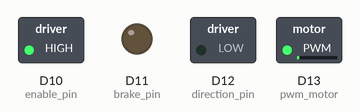
A program run on a simulated CircuitPython board. Shown: switched loads named in the program (green lamp = pin HIGH), output pins drawn as LEDs (lit = HIGH). What the program prints to the serial console is not drawn. At 1.1 s the program ends and the board releases its pins; the recording ends there.

Above: at 0.1 s.
Timing chart, 0 to 1.1 s (numbered marks = the images above):
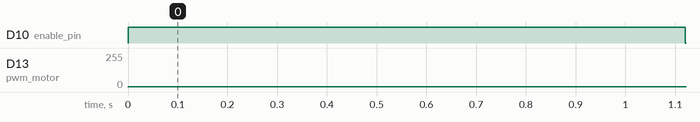

Measured:
- by itself, D10 (enable_pin): LOW → HIGH at 0.00 s, → LOW 1.1 s later
- by itself, D13 (pwm_motor): 0/255 → 1/255 at 0.00 s

The program:

code.py
```python
import time
import board
import pwmio
import digitalio

# Pin Definitions
enable_pin = digitalio.DigitalInOut(board.D10)
enable_pin.direction = digitalio.Direction.OUTPUT

brake_pin = digitalio.DigitalInOut(board.D11)
brake_pin.direction = digitalio.Direction.OUTPUT

direction_pin = digitalio.DigitalInOut(board.D12)
direction_pin.direction = digitalio.Direction.OUTPUT

pwm_motor = pwmio.PWMOut(board.D13, frequency=1000, duty_cycle=10, variable_frequency=True)

# Constants
MIN_SPEED = 100 # Hz
MAX_SPEED = 1000  # Hz
SPEED_STEP = 100   # Hz increment
RAMP_DELAY = .1     # Seconds


def print_motor_state(speed):
    print(f"PWM Frequency: {pwm_motor.frequency} Hz")
    print(f"Direction: {'Forward' if direction_pin.value else 'Reverse'}")
    print(f"Brake: {'Engaged' if not brake_pin.value else 'Released'}")
    print(f"Enable: {'ON' if enable_pin.value else 'OFF'}")
    print(f"Current Speed: {speed} Hz")
    print("--------------------------------")


def drive_motor():
    try:
        direction_pin.value = False  # Set direction forward
        enable_pin.value = True     # Enable motor
        brake_pin.value = False     # Release brake

        print_motor_state(MIN_SPEED)

        # Ramp up speed
        current_speed = MIN_SPEED
        while current_speed <= MAX_SPEED:
            pwm_motor.frequency = current_speed
            print_motor_state(current_speed)
            time.sleep(RAMP_DELAY)
            current_speed += SPEED_STEP

        # Ramp down speed
        while current_speed > 1000:
            current_speed -= SPEED_STEP
            pwm_motor.frequency = max(current_speed, 0)
            print_motor_state(current_speed)
            time.sleep(RAMP_DELAY)

        # Stop motor and disable
        pwm_motor.frequency = MIN_SPEED  # Ensure motor stops
        enable_pin.value = False  # Allow motor to coast

        print_motor_state(0)

    except Exception as e:
        print(f"Error occurred: {e}")
         # Stop motor and disable
        pwm_motor.frequency = MIN_SPEED  # Ensure motor stops
        enable_pin.value = False  # Allow motor to coast

if __name__ == "__main__":
    drive_motor()
```
